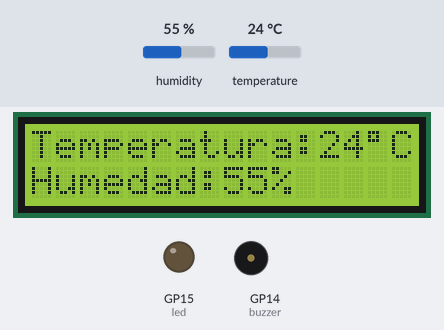
Simulated run of this program. Board: Raspberry Pi Pico running MicroPython. Shown: 16×2 character LCD, output pins drawn as LEDs (lit = HIGH), buzzer (waves = sounding, pin HIGH). Inputs (shaded band) come from the test bench; at power-on: humidity 55 %, temperature 24 °C.

Above: at 1.2 s.
1.3 s: humidity set to 69 %
At 2.6 s:
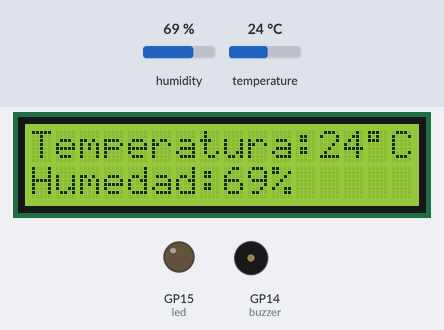
3.6 s: humidity set to 73 %
At 5.1 s:
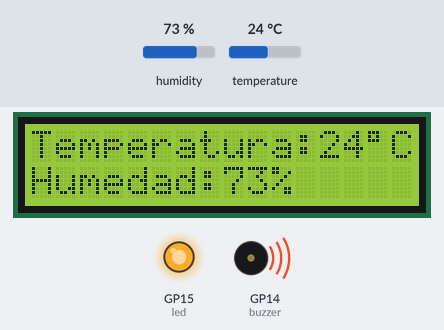
5.7 s: temperature set to 12 °C
At 7.4 s:
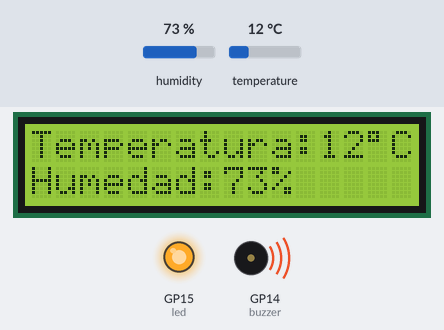
7.7 s: temperature set to 19 °C
At 9.0 s:
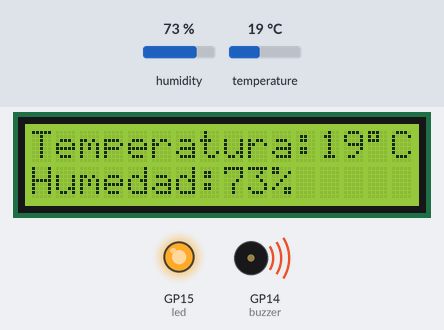
Timing chart, 0 to 10.7 s (numbered marks = the images above; inputs shaded):
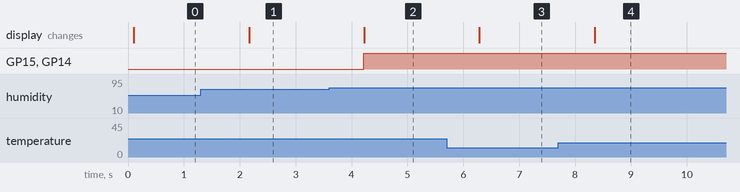

Measured:
- the behaviour switches between 70 and 71 % on humidity (found by bisection; images 1 and 2)
- after the input at 1.3 s, the display: changes after 0.87 s (image 1)
- after the input at 3.6 s, GP15 (led), GP14 (buzzer): LOW → HIGH after 0.62 s; the display: changes after 0.63 s (image 2)
- after the input at 5.7 s, the display: changes after 0.59 s (image 3)
- after the input at 7.7 s, the display: changes after 0.65 s (image 4)

The program:

proy_final_humai22.py
```python
# Pablo Gonzalez Yanelli - 2022
# importar librerias
from machine import Pin, I2C
from utime import sleep
from dht import DHT11
from lcd_api import LcdApi
from pico_i2c_lcd import I2cLcd

# configuracion LCD
pin_scl = Pin(1)
pin_sda = Pin(0)
freq = 400000
i2c = I2C(0,sda=pin_sda,scl=pin_scl,freq=freq)

I2C_ADDR = 0x27
I2C_NUM_ROWS = 2
I2C_NUM_COLS = 16

lcd = I2cLcd(i2c,I2C_ADDR,I2C_NUM_ROWS,I2C_NUM_COLS)
# fin configuracion LCD

# configuración LED y buzzer
led = Pin(15, Pin.OUT)
buzzer = Pin(14, Pin.OUT)

# configuracion DHT11
sensor_temp = DHT11(Pin(28, Pin.IN))

lcd.clear() # Borra cualquier caracter previo que
lcd.move_to(0,0) # Posiciona el cursor en la primera columna y en el primer renglón (C, R)
lcd.putstr('Temperatura:')
lcd.move_to(0,1)
lcd.putstr('Humedad:')

while True:
    sensor_temp.measure()
    lectura_temp = sensor_temp.temperature()
    lectura_hum = sensor_temp.humidity()

    # si la lectura de humedad es mayor al 70%
    if lectura_hum > 70:
        led.value(1)
        buzzer.value(1)
    else:
        led.value(0)
        buzzer.value(0)

    # mostrar lecturas en lcd
    lcd.move_to(12,0)
    lcd.putstr(str(lectura_temp) + chr(223) + 'C')

    lcd.move_to(8,1)
    lcd.putstr(str(lectura_hum) + '%')

    sleep(1)
```
